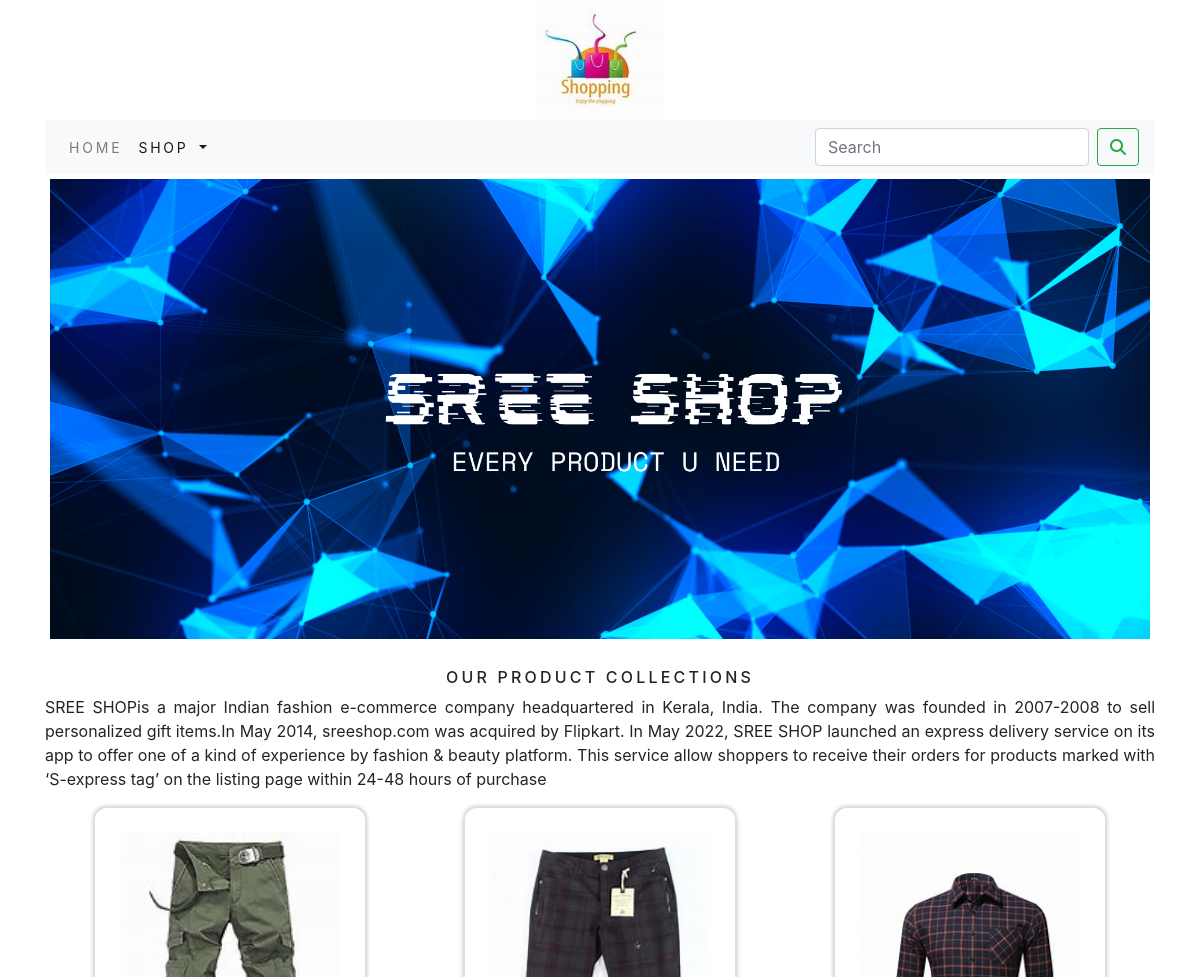
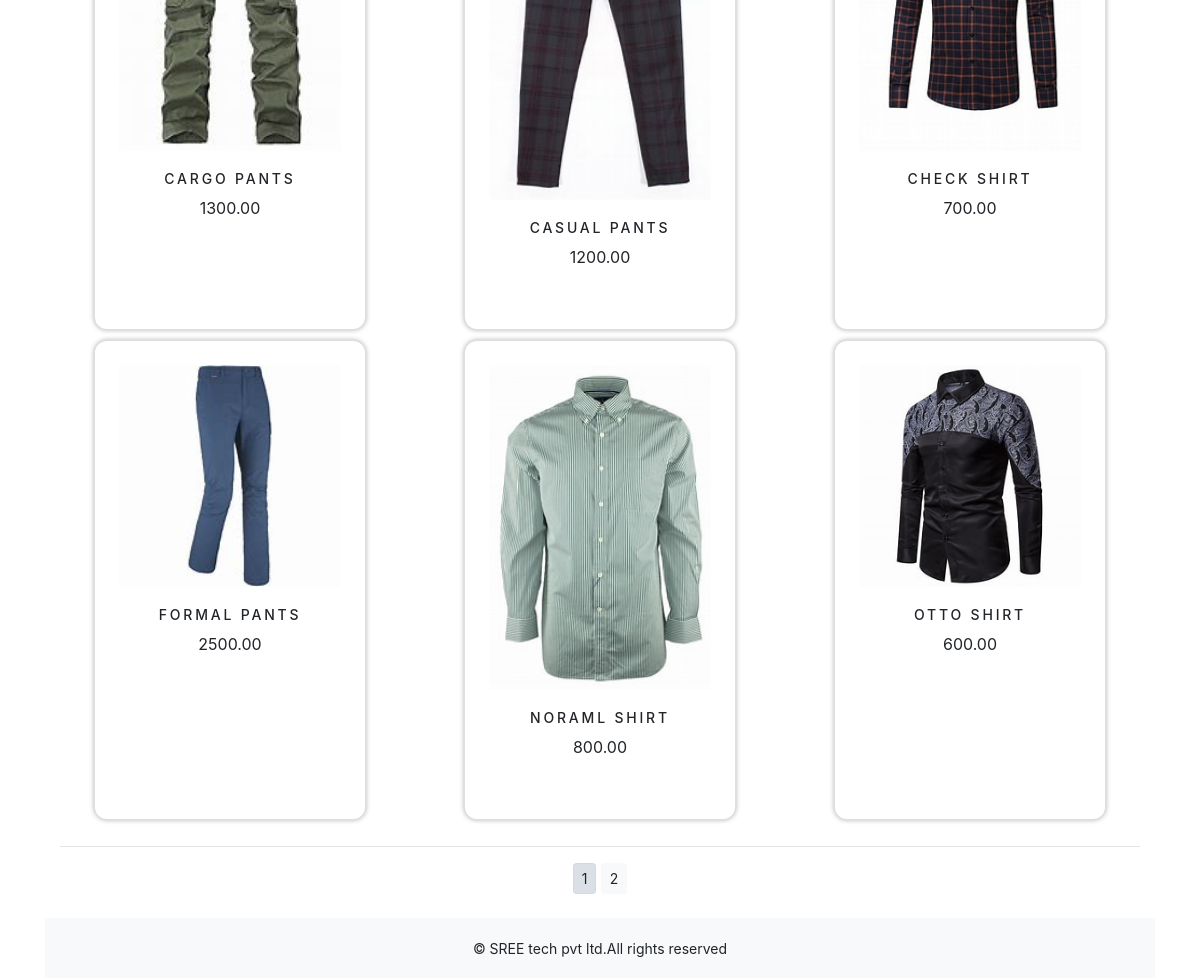
The app's page /shop/ with its own data (2 pictures, top to bottom).
### shop/models.py (models this page shows, shortened)
class Product(models.Model):
    name=models.CharField(max_length=250,unique=True)
    slug=models.SlugField(max_length=250,unique=True)
    description=models.TextField(blank=True)
    price=models.DecimalField(max_digits=10,decimal_places=2)
    category=models.ForeignKey(Category,on_delete=models.CASCADE)
    image = models.ImageField(upload_to='product', blank=True)
    stock=models.IntegerField()
    available=models.BooleanField(default=True)
    created=models.DateTimeField(auto_now_add=True)
    updated=models.DateTimeField(auto_now_add=True)
    def get_url(self):
        return reverse('shop:prodCatdetail',args=[self.category.slug,self.slug])
    class Meta:
        ordering=('name',)
        verbose_name='product'
        verbose_name_plural='products'

### shop/views.py (the view)
# urls.py: path('',views.allProdCat,name='allProdCat'),
def allProdCat(request,c_slug=None):
    c_page=None
    products_list=None
    if c_slug!=None:
        c_page=get_object_or_404(Category,slug=c_slug)
        products_list=Product.objects.all().filter(category=c_page,available=True)
    else:
        products_list=Product.objects.all().filter(available=True)
    paginator=Paginator(products_list,6)
    try:
        page=int(request.GET.get('page',1))
    except:
        page=1
    try:
        products=paginator.page(page)
    except (EmptyPage,InvalidPage):
        products=paginator.page(paginator.num_pages)
    return render(request,"category.html",{'category':c_page,'products':products})

### cart/context_processors.py (called while the page is built)
def counter(request):
    item_count=0
    if 'admin' in request.path:
        return  {}
    else:
        try:
            cart=Cart.objects.filter(cart_id=_cart_id(request))
            car_items=CartItem.objects.all().filter(cart=cart[:1])
            for cart_item in car_items:
                item_count += cart_item.quantity
        except Cart.DoesNotExist:
            item_count =0
    return dict(item_count=item_count)

### cart/views.py (called while the page is built)
def _cart_id(request):
    cart=request.session.session_key
    if not cart:
        cart=request.session.create()
    return cart

### shop/context_processors.py (called while the page is built)
def menu_links(request):
    links=Category.objects.all()
    return dict(links=links)

### shop/models.py (called while the page is built)
    def get_url(self):
        return reverse('shop:products_by_category',args=[self.slug])

### templates/category.html (shortened to what this page needs)
{% extends 'base.html' %}
{% load static %}
{% block content %}
<div class="mx_auto">
    {% if category %}
        <img class="my_image" src="{{category.image.url}}" alt="{{category.name}}">
</div>
    <br>
<div>
        <h1 class="text-center my_title">{{category.name}}</h1>
        <p class="text-justify">{{category.description}}</p>
</div>
    {% else %}
<div>
<img class="my_image my_image_padding" src="{% static 'img/banner.png' %}" alt="our products" width="1150px;">
</div>
<br>
<div>
    <h1 class="text-center my_title">OUR PRODUCT COLLECTIONS </h1>
    <p class="text-justify">SREE SHOPis a major Indian fashion e-commerce company headquartered in Kerala, India. The company was founded in 2007-2008 to sell personalized gift items.In May 2014, sreeshop.com was acquired by Flipkart.
In May 2022, SREE SHOP launched an express delivery service on its app to offer one of a kind of experience by fashion & beauty platform. This service allow shoppers to receive their orders for products marked with ‘S-express tag’ on the listing page within 24-48 hours of purchase</p>
</div>
    {% endif %}
<div class="container">
    <div class="row mx_auto">
        {% for product in products.object_list %}
        <div class="my_bottom_margin col-9 col-sm-12 col-md-4 xol-lg-4">
            <div class="card text-center" style="  margin:0 auto;
  padding:1.5em;
  width:80%;
  max-width:350px;
  height:100%;
  background: #FFFFFF;
  box-shadow: 0px 0px 5px rgba(0, 0, 0, 0.3);
  border-radius:13px;
  overflow:hidden;">
                <a href="{{product.get_url}}"><img class="card-img-top my_image" src="{{product.image.url}}" alt="{{product.name}}"></a>
            <div class="card-body">
                <h4>{{product.name}}</h4>
                <p>{{product.price}}</p>
            </div>
            </div>
        </div>
        {% endfor %}
    </div>
    <div class="mx-auto">
        {% if products.paginator.num_pages > 1 %}
        <hr>
        <div class="text-center">
            {% for pg in products.paginator.page_range %}
                <a href="?page={{pg}}" class="btn btn-light btn-sm {% if products.number == pg %} active {% endif %}">{{pg}}</a>
            {% endfor %}
        </div>
        {% endif %}
    </div>
    <br>
</div>
{% endblock %}

### templates/base.html (shortened to what this page needs)
{% load static %}
<!DOCTYPE html>
<html lang="en">
<head>
        <link rel="stylesheet" href="{% static 'css/custom.css' %}">
        <link rel="stylesheet" href="{% static 'css/bootstrap.min.css' %}">
</head>
<body>
<div class="container">
{% include 'header.html' %}
{% include 'nav.html' %}
{% block content %}
    {% endblock %}
</div>
{% include 'footer.html' %}
</body>
</html>

### templates/header.html
{% load static %}
<header>
  <center>
    <a href="{% url 'shop:allProdCat' %}"> <img src="{% static 'img/logo.png' %}" alt="logimage" width="130px;" height="120px;"></a>
  </center>
</header>

### templates/nav.html (shortened to what this page needs)
<nav class="navbar navbar-expand-lg navbar-light bg-light">
  <div class="collapse navbar-collapse" id="navbarSupportedContent">
    <ul class="navbar-nav mr-auto">
      <li class="nav-item">
        <a class="nav-link" href="#">HOME</a>
      </li>
      <li class="nav-item dropdown {% if 'shop' in request.path %} active {% endif %}">
        <a class="nav-link dropdown-toggle" href="#" id="navbarDropdown" role="button" data-toggle="dropdown" aria-haspopup="true" aria-expanded="false">
          SHOP
        </a>
      </li>
    </ul>
    <form class="form-inline my-2 my-lg-0" action="{% url 'search_app:SearchResult' %}" method="get">
      <input class="form-control mr-sm-2" type="search" placeholder="Search" name="q" aria-label="Search">
      <button class="btn btn-outline-success my-2 my-sm-0" type="submit"><i class="fa fa-search"></i></button>
    </form>
  </div>
</nav>

### templates/footer.html
<div class="footer navbar-fixed-bottom my_footer">
    <p class="text-center">&copy; SREE tech pvt ltd.All rights reserved </p>
</div>

### static/css/custom.css (style rules this page uses)
.nav-item { letter-spacing : .2em; font-size : 14px; text-transform :uppercase; }
.my_footer { background-color:#f8f9fa; height:60px; }
.my_footer p { padding-top:20px; font-size:14px; }
.my_image { width:100%; height:auto; }
.my_title { font-size:16px; text-transform:uppercase; letter-spacing:.2em; }
.my_image_padding { padding:5px; }
.my_bottom_margin { margin-bottom:10px; }
.card-body h4 { font-size:14px; text-transform:uppercase; letter-spacing:.2em; }

### records on screen
Product: image (picture), name "CARGO PANTS", price "1300.00"
Product: image (picture), name "CASUAL PANTS", price "1200.00"
Product: image (picture), name "CHECK SHIRT", price "700.00"
Product: image (picture), name "FORMAL PANTS", price "2500.00"
Product: image (picture), name "NORAML SHIRT", price "800.00"
Product: image (picture), name "OTTO SHIRT", price "600.00"

### other values on screen
{{ pg }} "1" "2"
